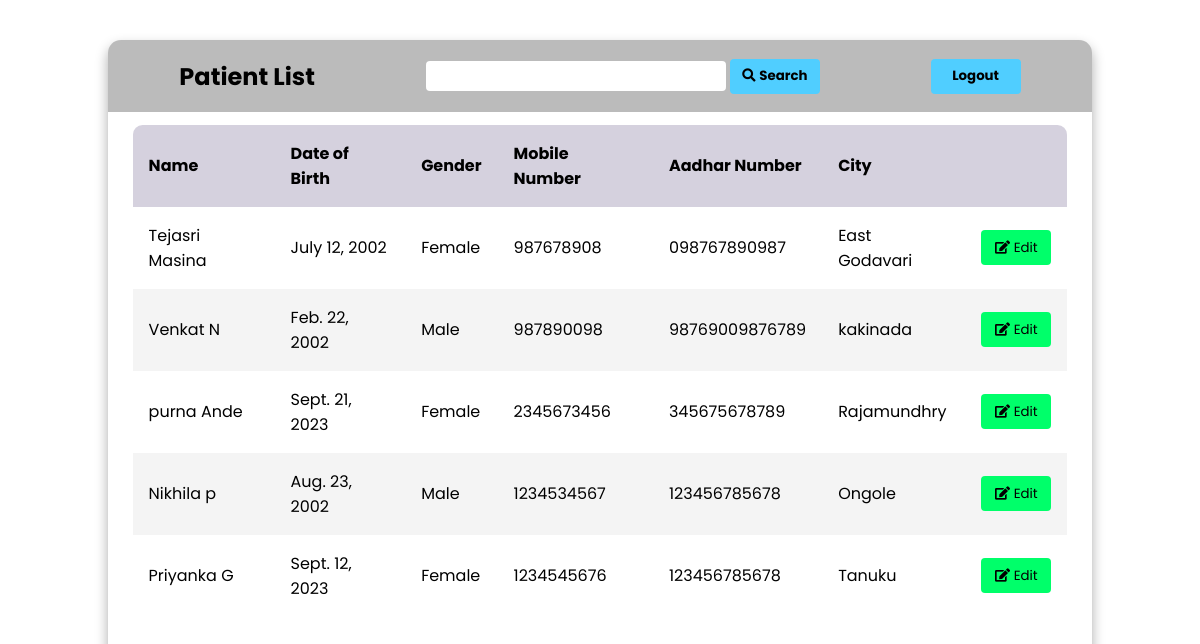
Before: /presidentPatientView/ with the older database file.
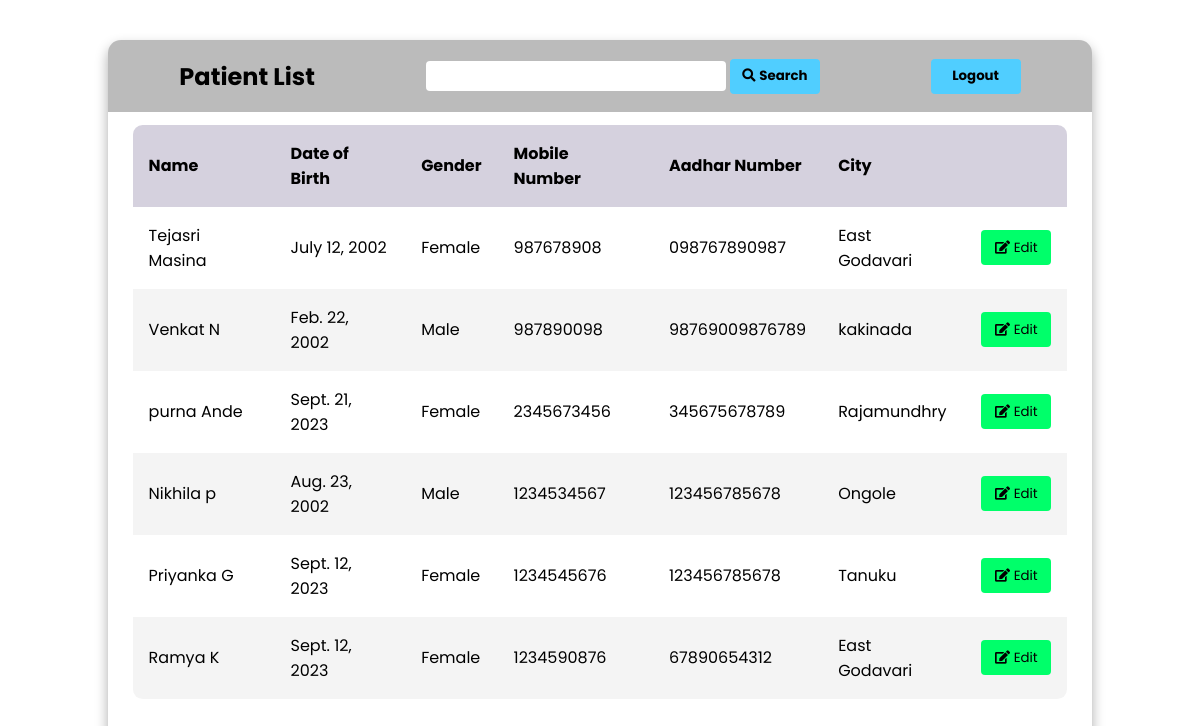
After: the same page with the newer database file.
### Hospital/models.py (models this page shows)
class Patient(models.Model):
    name = models.CharField('Doctor Name', max_length=100)
    firstName = models.CharField('First Name', max_length=50)
    lastName = models.CharField('last Name', max_length=50)
    dateOfBirth = models.DateField(default=date.today())
    gender = models.CharField('Gender', max_length=50, default='Male')
    email = models.EmailField('Email', max_length=100, null=True)
    mobileNumber = models.CharField('Mobile Number', max_length=15)
    aadharNumber = models.CharField('Aadhar Number', max_length=15)
    city = models.CharField('City', max_length=50)
    symptoms = models.CharField('Symptoms',max_length=100,default="None")
    diagnosis = models.CharField('Diagnosis', max_length=100,default="None")
    prescription = models.CharField('Prescription', max_length=100,default="None")

### Hospital/views.py (the view)
# urls.py: path('presidentPatientView/', president_patient_view),
def president_patient_view(request):
    patients = Patient.objects.all()
    if (request.method == 'POST'):
        patients = Patient.objects.annotate().filter(
            name__icontains=request.POST['searchPatient'])
    return render(request, 'President/president_patient_view.html', {'patients': patients})

### templates/President/president_patient_view.html (shortened to what this page needs)
{% load static %}
<html lang="en">
<head>
    <link rel="stylesheet" href="{% static 'css/president_doctor_patient.css' %}">
    <link rel="stylesheet" href="https://cdnjs.cloudflare.com/ajax/libs/font-awesome/5.15.3/css/all.min.css"/>
</head>
<body>
    <main class="table">
        <section class="table_header">
            <h1>Patient List</h1>
            <form action="" method="post">
                <input type="search" name="searchPatients" id="">
                <button type="submit" class="btn btn-search"><i class="fa fa-search" aria-hidden="true"></i> <strong>Search</strong> </button>
            </form>
            <a href="/presidentLogout"><button class="btn btn-search"><strong>Logout</strong></button></a>
        </section>
        <section class="table_body">
            <table >
                <thead>
                    <tr>
                        <th>Name</th>
                        <th>Date of Birth</th>
                        <th>Gender</th>
                        <th>Mobile Number</th>
                        <th>Aadhar Number</th>
                        <th>City</th>
                        <th></th>
                    </tr>
                </thead>
                <tbody>
                    {% for member in patients %}
                    <tr>
                        <td>{{ member.name }}</td>
                        <td>{{ member.dateOfBirth }}</td>
                        <td>{{ member.gender }}</td>
                        <td>{{ member.mobileNumber }}</td>
                        <td>{{ member.aadharNumber }}</td>
                        <td>{{ member.city }}</td>
                        <td><a><button class="btn btn-edit" style="width: 70px;"> <i class="fa fa-edit"></i> Edit</button></a></td>
                    </tr>
                    {% endfor %}
                </tbody>
            </table>
        </section>
    </main>
</body>
</html>

Changed rows visible on the page:
added Patient: name "Ramya K", dateOfBirth "Sept. 12, 2023", gender "Female", mobileNumber "1234590876", aadharNumber "67890654312", city "East Godavari"
